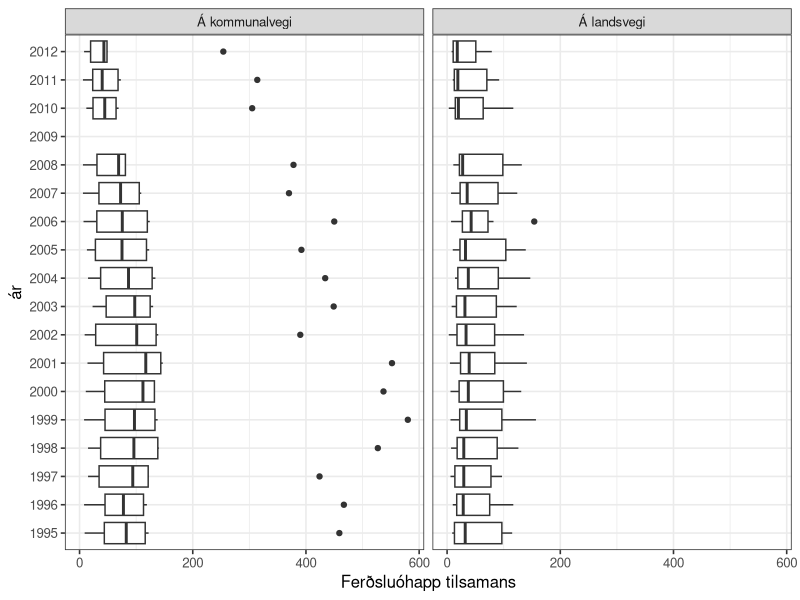
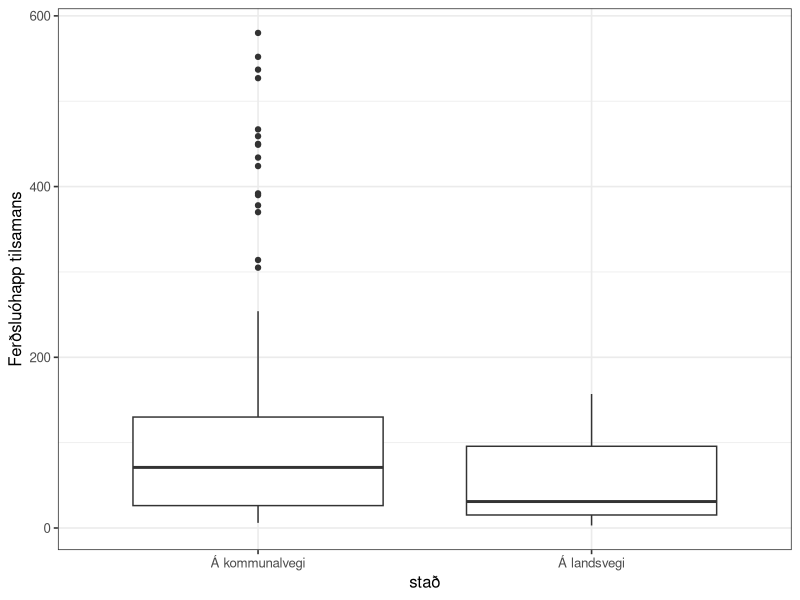
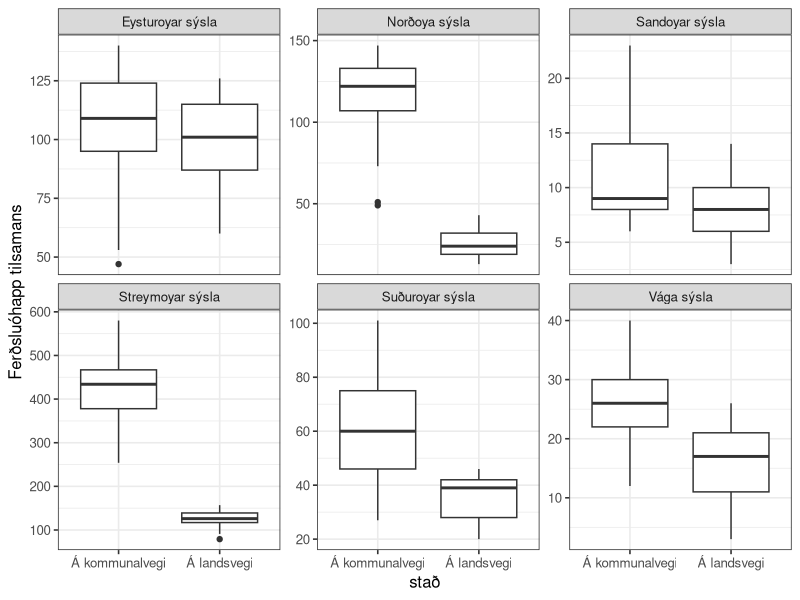
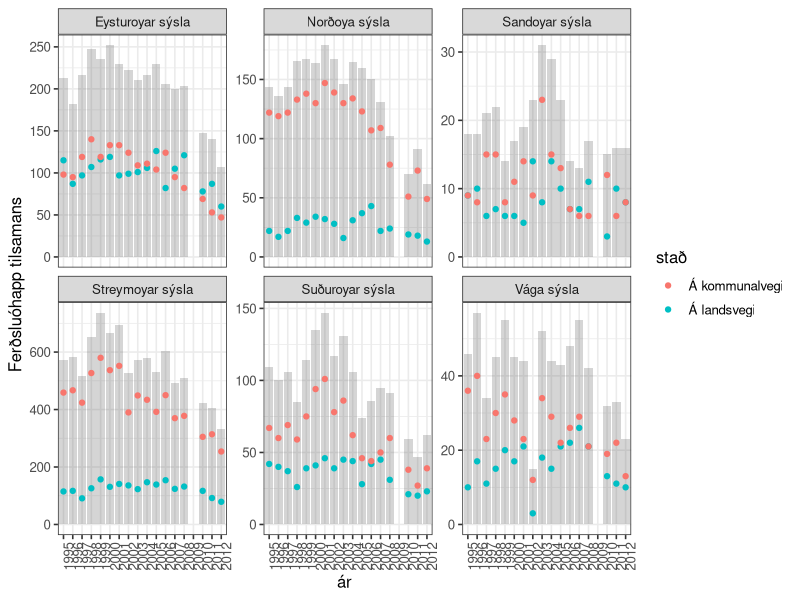

R code for these plots, in order:
## ---- chunk 1
knitr::opts_chunk$set(echo = TRUE)

options(dplyr.summarise.inform = FALSE)
library(tidyverse)

# set theme used for plotting
theme_set(theme_bw(base_size = 12))

## ---- chunk 2
n_lesandi <- 2:10
roynd_nr <- 1:2

sama_fdag <- crossing(n_lesandi, roynd_nr)
sama_fdag
## ---- chunk 3
sama_fdag <- mutate(
  sama_fdag,
  fdag = map(n_lesandi, ~ sample(365, ., replace = TRUE))
  )
sama_fdag
## ---- chunk 4
# Ein listi av integers
str(sama_fdag$fdag)
## ---- chunk 5


sama_fdag <- mutate(sama_fdag, nakar_sdag = map_lgl(fdag, ~ any(duplicated(.x))))
sama_fdag

## ---- chunk 6

## ---- chunk 7

## ---- chunk 8

## ---- chunk 9

## ---- chunk 10

## ---- chunk 11

## ---- chunk 12

## ---- chunk 13


## ---- chunk 14

## ---- chunk 15

## ---- chunk 16

## ---- chunk 17

## ---- chunk 18

## ---- chunk 19

## ---- chunk 20

## ---- chunk 21

## ---- chunk 22

## ---- chunk 23
ferdslu_ohapp <- read_csv("ferdslu_ohapp.csv")
ferdslu_ohapp
## ---- chunk 24
ferdslu_ohapp <- read_csv("ferdslu_ohapp.csv", skip = 1, na = "..")
ferdslu_ohapp
## ---- chunk 25
ferdslu_ohapp <- ferdslu_ohapp %>%
  mutate(across(everything(), ~ str_replace(., "-", "0")))
ferdslu_ohapp
## ---- chunk 26
ferdslu_ohapp <- pivot_longer(ferdslu_ohapp, cols = '1995':'2012',
                   names_to = "ár", values_to = "n", values_transform = list(n = as.integer))

ferdslu_ohapp

#ferdslu_ohapp$n <- as.integer(ferdslu_ohapp$n)

## ---- chunk 27

ferdslu_ohapp <- pivot_wider(ferdslu_ohapp, names_from = slag, values_from = n)


ferdslu_ohapp
## ---- chunk 28

ggplot(ferdslu_ohapp) +
  geom_boxplot(aes(x = `Ferðsluóhapp tilsamans`, y = ár), na.rm = TRUE) +
  facet_wrap(~stað)

## ---- chunk 29
df <- ferdslu_ohapp %>%
  filter(`Ferðsluóhapp tilsamans` > 150) 
df
## ---- chunk 30

ggplot(data = ferdslu_ohapp) +
  geom_boxplot(aes(x = stað, y = `Ferðsluóhapp tilsamans`), na.rm = TRUE)

## ---- chunk 31

ggplot(data = ferdslu_ohapp) +
  geom_boxplot(aes(x = stað, y = `Ferðsluóhapp tilsamans`), na.rm = TRUE) +
  facet_wrap(~sýsla, scales = "free_y")
  
  

## ---- chunk 32

ggplot(ferdslu_ohapp) +
  geom_bar(aes(x = ár, y = `Ferðsluóhapp tilsamans`), alpha = 0.25, stat = "Identity", na.rm = TRUE) +
  geom_point(aes(x = ár, y = `Ferðsluóhapp tilsamans`, colour = stað), na.rm = TRUE) +
  facet_wrap(~sýsla, scales = "free_y") +
  theme(axis.text.x = element_text(angle = 90))

## ---- chunk 33

## ---- chunk 34

## ---- chunk 35

## ---- chunk 36

## ---- chunk 37

## ---- chunk 38

## ---- chunk 39

## ---- chunk 40

## ---- chunk 41

## ---- chunk 42

## ---- chunk 43

## ---- chunk 44

## ---- chunk 45

## ---- chunk 46

## ---- chunk 47
